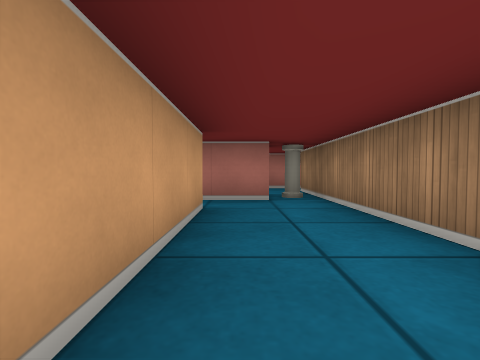
View 1 (above)

16 first-person views from a walk through a cub3D ray-caster map. The camera is about half as high as the walls, tilts 2° down and sees 85° across. The floor is counted in squares. Each view is taken from the middle of a square. On the plan, view 1 faces up. The plan holds only what a view shows up to about 9 squares ahead; the rest is blank. The place goes on beyond the plan.

View 2
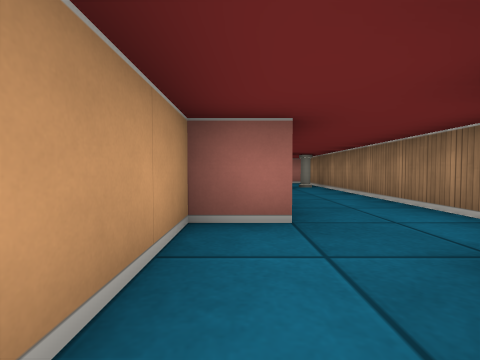

View 3
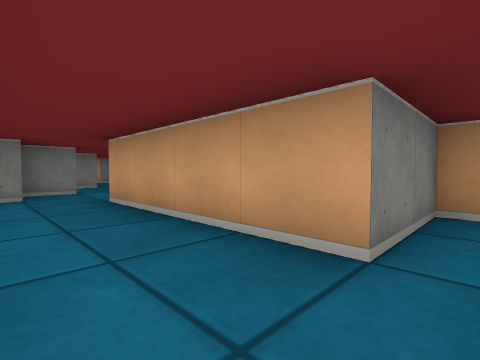

View 4
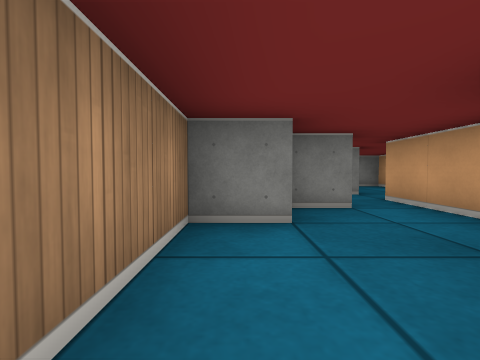

View 5
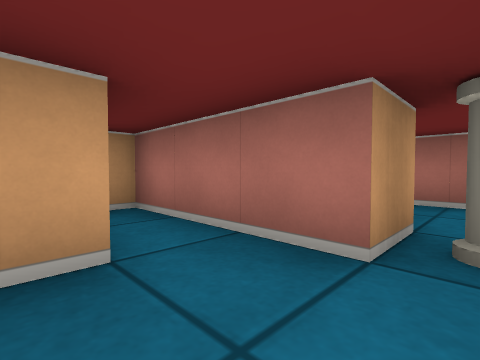

View 6
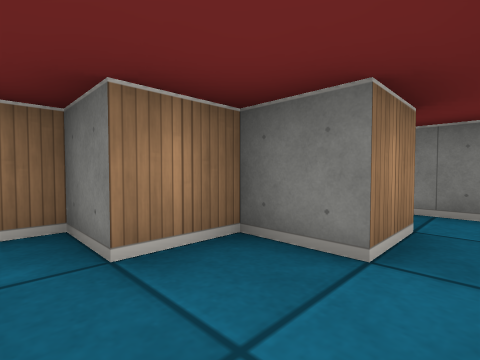

View 7
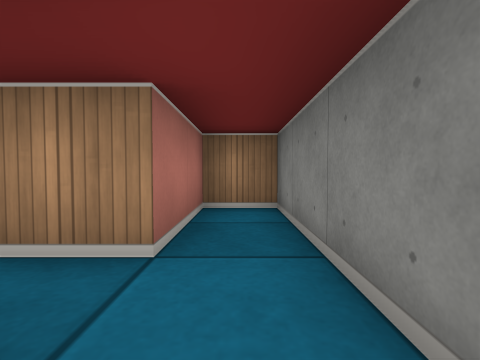

View 8
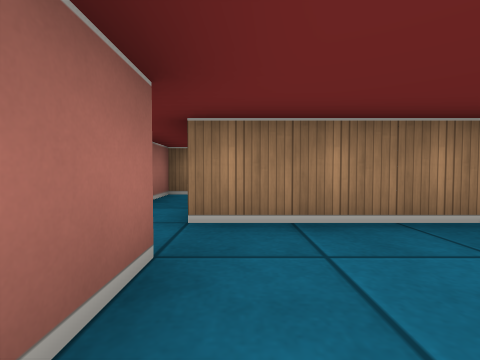

View 9
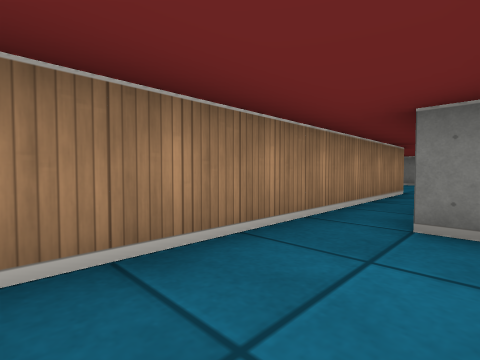

View 10
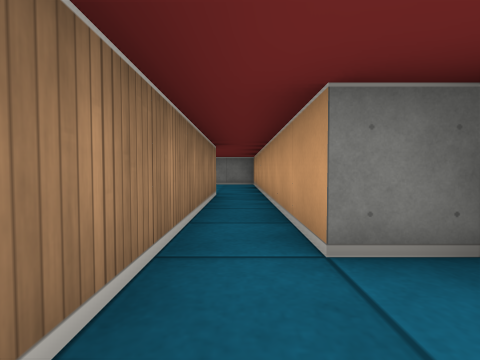

View 11
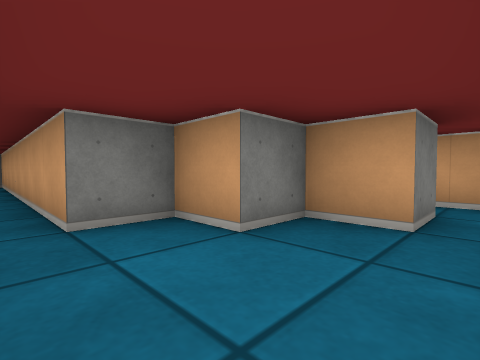

View 12
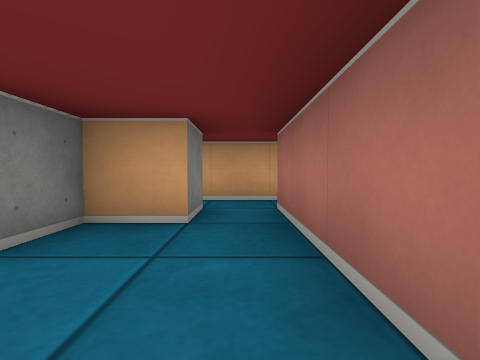

View 13
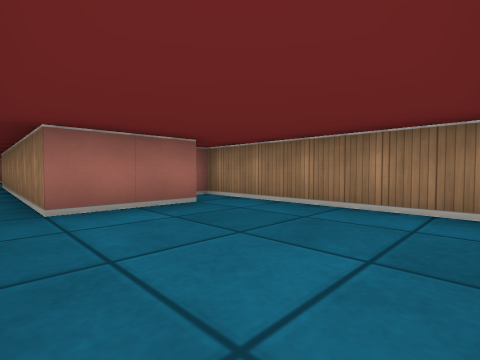

View 14
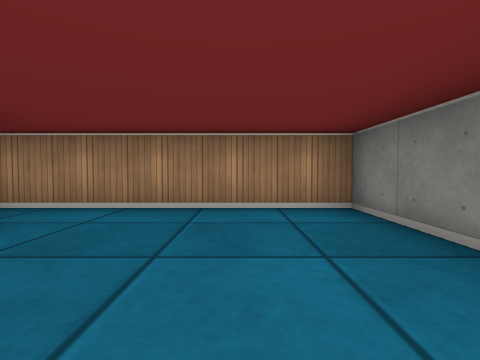

View 15
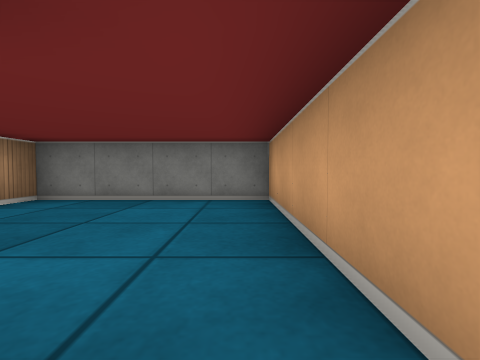

View 16
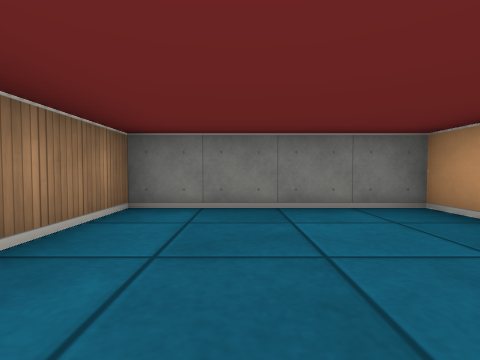

### Floor plan
Ten units are one square. View 1 is at (0, 0); x grows to the right and y downward. Boxes are objects, and circles mark ways between rooms. Rooms are numbered by the first view taken in them; rooms with no view inside come last. Other rooms are left out.
<svg viewBox="-60 -70 80 230">
<path fill="none" stroke="#000" d="M-5 35 -5 25 5 25 5 15 15 15 15 -65M5 -56 5 -45 -25 -45 -25 -35 -5 -35 -5 5 -15 5 -15 35M-15 45 15 45 15 35 -5 35M-25 45 -55 45M-55 55 -45 55 -45 65 -35 65 -35 75 -25 75 -25 115M-15 115 -15 45M6 115 -15 115M-25 115 -25 155 15 155 15 105 11 105"/>
<rect x="5" y="-55" width="10" height="10" fill="#bbb"><title>pillar</title></rect>
<circle cx="-10" cy="30" r="3" fill="#2a7"/>
<circle cx="-20" cy="40" r="3" fill="#2a7"/>
<circle cx="-20" cy="120" r="3" fill="#2a7"/>
<text x="0" y="-10">1</text>
<text x="-10" y="40">2</text>
<text x="-30" y="70">3</text>
<text x="0" y="130">4</text>
</svg>
Room 1 opens to room 2. Room 2 opens to room 3. Room 3 opens to room 4.

Where each view was taken, in squares from view 1:
view 1: 0 up, 0 right, facing up
view 2: 3 down, 1 left, facing up
view 3: 4 up, 1 right, facing down-left
view 4: 1 up, 1 right, facing down
view 5: 3 up, 1 right, facing up-left
view 6: 1 down, 1 left, facing down-right
view 7: 4 down, 2 left, facing right
view 8: 5 down, 4 left, facing right
view 9: 5 down, 3 left, facing down-right
view 10: 6 down, 2 left, facing down
view 11: 5 down, 2 left, facing down-left
view 12: 5 down, 2 left, facing left
view 13: 15 down, 2 left, facing up-right
view 14: 14 down, 2 left, facing right
view 15: 11 down, 2 left, facing down
view 16: 12 down, 0 right, facing down
